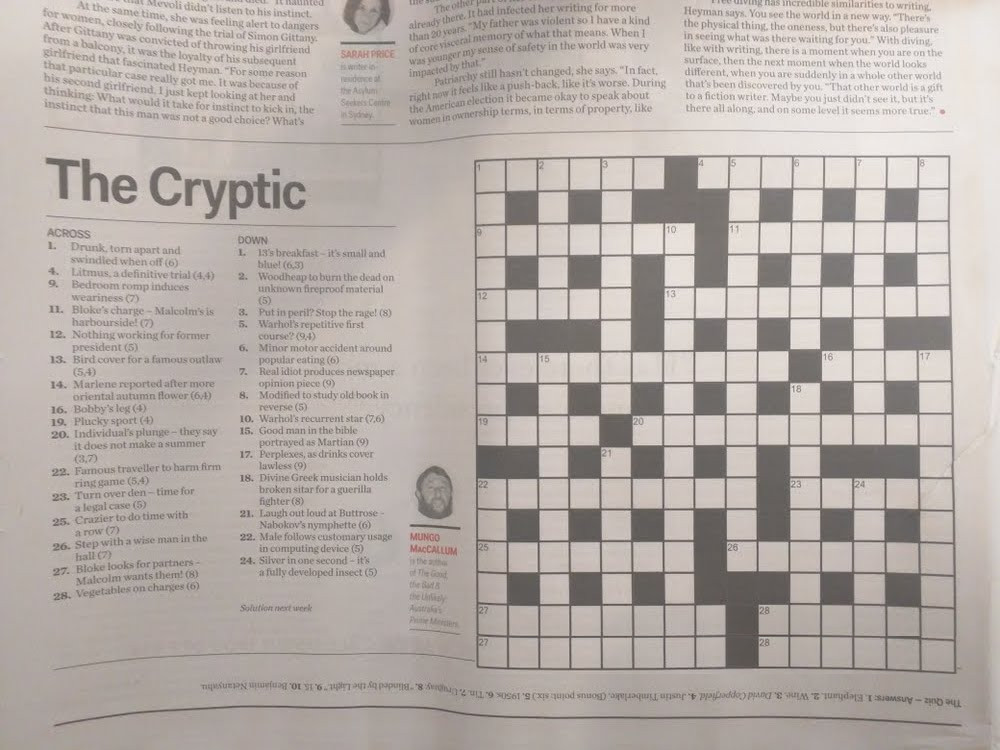
#> input picture src/test_data/in0.jpg, 1000 x 750 px; its folder holds only this picture in this run
$ python -i crossword_extractor.py   (imports and definitions only)
#> lines starting #> are read from the running program, lines starting #| are printed output that depends on the picture; after the words box and inside, x2 and y2 are one past the last pixel; in counts of white or black regions, pixels touching at a corner belong together
import Algorithmia
import base64
import cv2
import numpy as np
import math

debug = False

def set_debug():
    global debug
    debug = True

show_count = 0
# helper to display an image if debug is true
def show(input):
    global show_count
    if not debug:
        return
    cv2.imwrite("tmp/tmp" + str(show_count) + ".png", input)
    show_count = show_count + 1

# helper to convert an angle (in radians) to [-pi, pi)
def principal_angle(angle):
    tmp = math.fmod(angle, 2 * math.pi) # (-2pi, 2pi)
    if tmp < 0:
        tmp += 2 * math.pi
    # [0, 2pi)
    return math.fmod(tmp + math.pi, 2 * math.pi) - math.pi # [-pi, pi)

# helper to threshold an image
def do_threshold(input):
    return cv2.adaptiveThreshold(
            input, 255., cv2.ADAPTIVE_THRESH_MEAN_C, cv2.THRESH_BINARY, 101, 20)
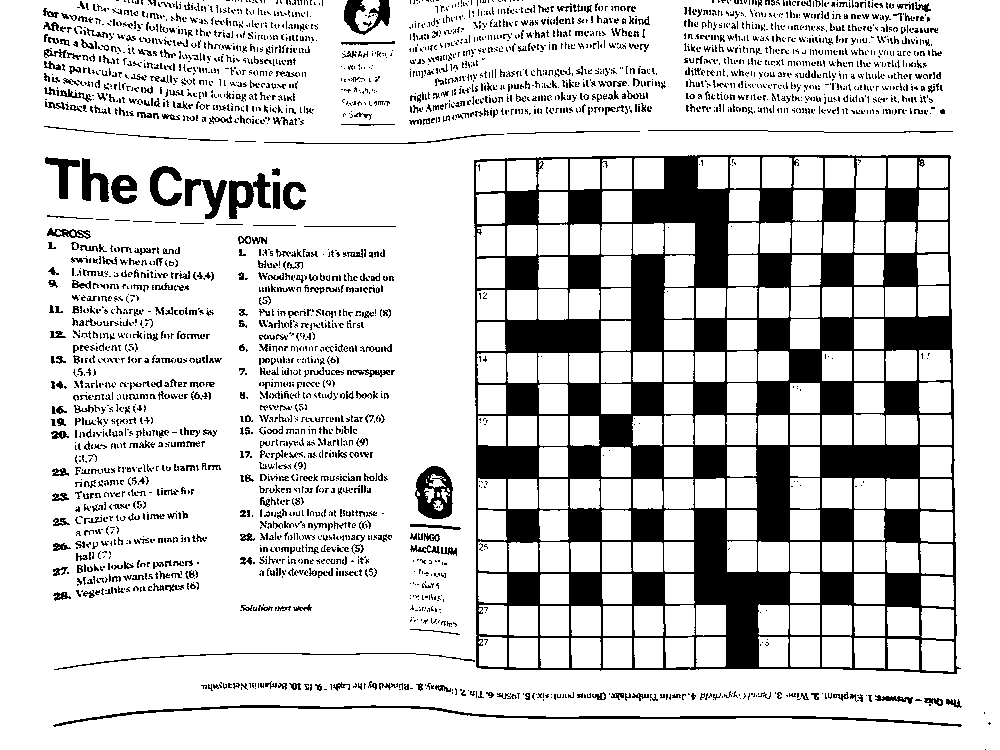
#> returned value: shape (750, 1000); 81.8% white; 3347 black regions (2815 under 20 px), largest, box (x1, y1, x2, y2) and area: (474, 155, 961, 674) 87525, (53, 705, 962, 727) 2276, (415, 466, 453, 519) 1230

# gets the rotation angle using hough transform (works best with a single big rectangle, like a mask)
def get_angle_hough(input):
    edge = cv2.Canny(input, 50, 200)

    thresh = 0
    while True:
        thresh += 10
        lines = cv2.HoughLines(edge, 5, math.pi/180, thresh)
        # TODO: Failing here (lines is none)
        if len(lines) <= 10:
            break

    angles = 0.
    angle_count = 0
    for thingo in lines:
        rho = thingo[0][0]
        theta = thingo[0][1]
        pang = principal_angle(theta) # (-pi, pi)
        if pang < -math.pi / 2:
            pang += math.pi
        if pang > math.pi / 2:
            pang -= math.pi
        # (-pi/2, pi/2)
        if pang < math.pi / 4 and pang > -math.pi/4:
            angles += pang
            angle_count += 1

    rot_angle_rad = angles / float(angle_count)
    rot_angle_deg = rot_angle_rad * 180. / math.pi
    return rot_angle_deg

# helper to rotate by an angle (in degrees)
def rotate(input, angle):
    midr = input.shape[0] / 2
    midc = input.shape[1] / 2
    # Actually rotate the input
    rot = cv2.getRotationMatrix2D((midc, midr), angle, 1.)
    return cv2.warpAffine(input, rot, (input.shape[1], input.shape[0]))

# crossword mask
def get_cw_mask(input):
    filled = input.copy()
    filled = do_threshold(filled)
    # Fill from all corners
    ini = 1

    col = (0, 0, 0)
    mask = np.zeros((filled.shape[0] + 2, filled.shape[1] + 2), np.uint8)
    cv2.floodFill(filled, mask, (ini,ini), col)
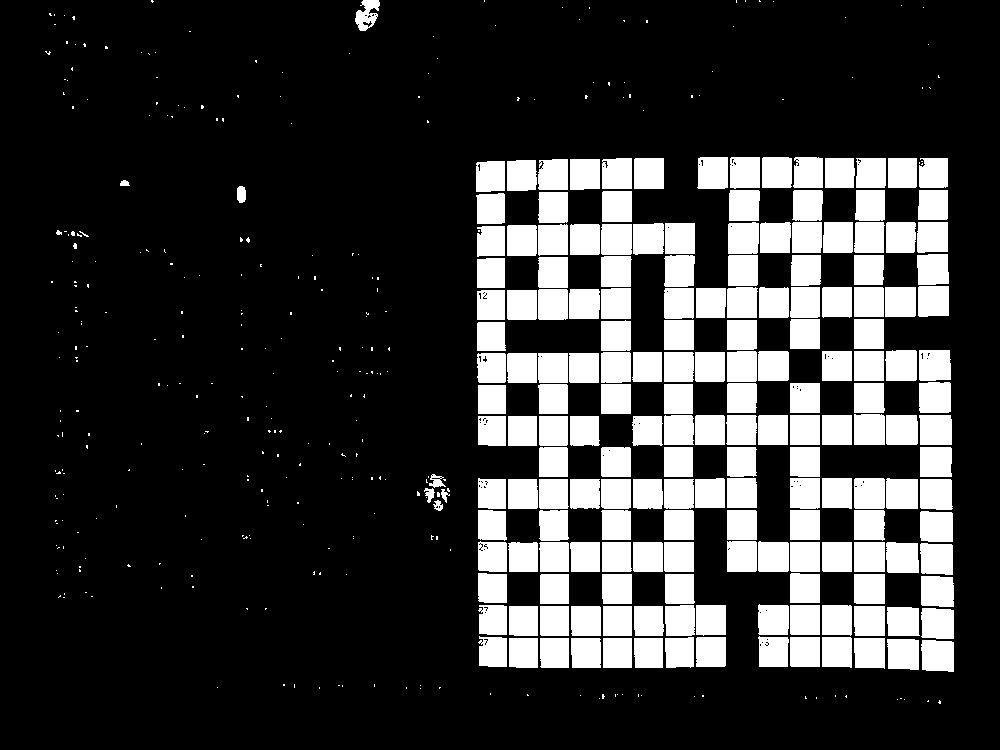
#> filled: shape (750, 1000); 21.3% white; 469 white regions (285 under 20 px), largest, box (x1, y1, x2, y2) and area: (920, 511, 953, 542) 986, (921, 576, 954, 607) 982, (920, 543, 953, 575) 981
    cv2.floodFill(filled, mask, (filled.shape[1] - ini,ini), col)
    cv2.floodFill(filled, mask, (filled.shape[1] - ini,filled.shape[0] - ini), col)
    cv2.floodFill(filled, mask, (ini,filled.shape[0] - ini), col)
    show(mask*255)
    # Find average white pixel
    tr = 0
    tc = 0
    locs = np.nonzero(filled)
#> locs = 159929 positions, rows 0 to 703, columns 45 to 953
    nlocs = len(locs[0])
#> nlocs = 159929
    for i in range(nlocs):
      tc += locs[1][i]
      tr += locs[0][i]
#> this loop made 159929 passes
#> (tc, tr) on passes 1 to 3: (151, 0), (303, 0), (666, 0)
#> after the loop, tc = 113534356; tr = 66435404
    center = (int(float(tc) / float(nlocs)), int(float(tr) / float(nlocs)))
#> center = (709, 415)

    oldmask = mask.copy()

    bc = (255, 255, 255)
    cv2.floodFill(filled, mask, center, (255, 0, 0), bc, bc)
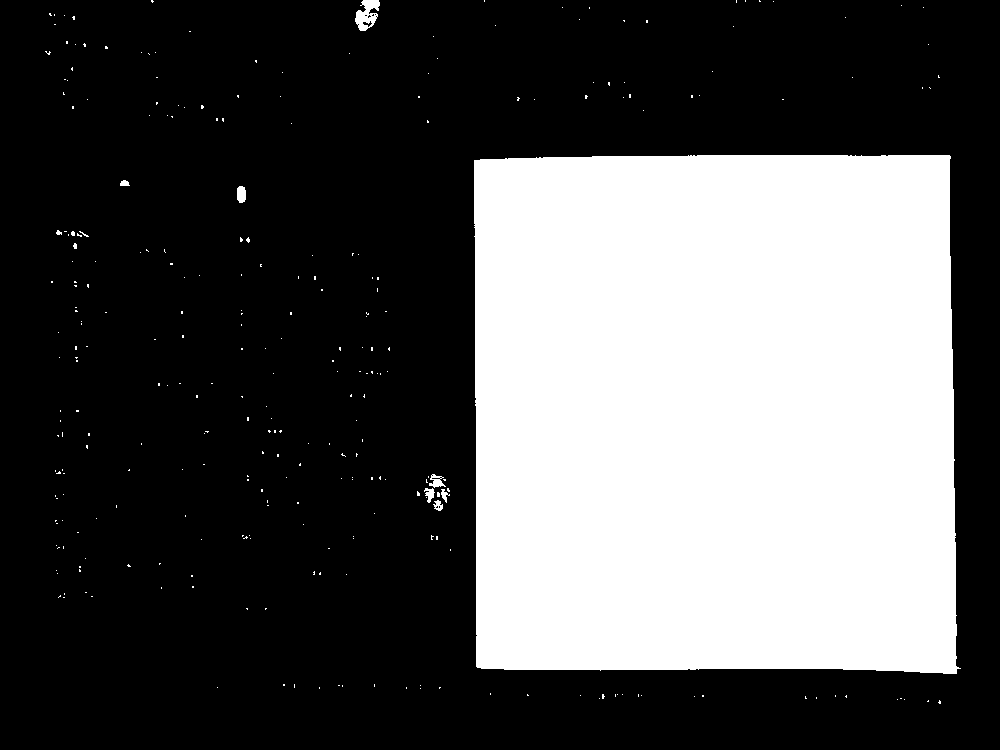
#> filled: shape (750, 1000); 33% white; 290 white regions (281 under 20 px), largest, box (x1, y1, x2, y2) and area: (474, 155, 961, 674) 245684, (355, 0, 380, 31) 461, (237, 186, 246, 203) 134
    mask -= oldmask

    show(mask*255)

    # The mask can have bits sticking out of it, if lines intersected with the crossword. We start
    # by median blurring to "cut" the lines.
    mask = cv2.medianBlur(mask, 51)[1:1+input.shape[0], 1:1+input.shape[1]]

    # But if some of the lines went into big, thick things, they'll still be part of the mask.
    # Therefore we fill out from the center point again.
    outputMask = np.zeros((filled.shape[0] + 2, filled.shape[1] + 2), np.uint8)
    cv2.floodFill(mask, outputMask, center, (255, 255, 255))
#> mask: shape (750, 1000); 32.6% white; 1 white region, box (x1, y1, x2, y2) and area: (474, 155, 957, 673) 244664

    outputMask = outputMask[1:1+input.shape[0], 1:1+input.shape[1]]

    show(outputMask*255)

    return np.uint8(outputMask*255)

# orthogonal truncated crossword
def get_cw_orth_trunc(input):
    mask = get_cw_mask(input)

    # get angle and rotate appropriately
    angle = get_angle_hough(mask)
#> in get_angle_hough, `edge = cv2.Canny(input, 50, 200)`:
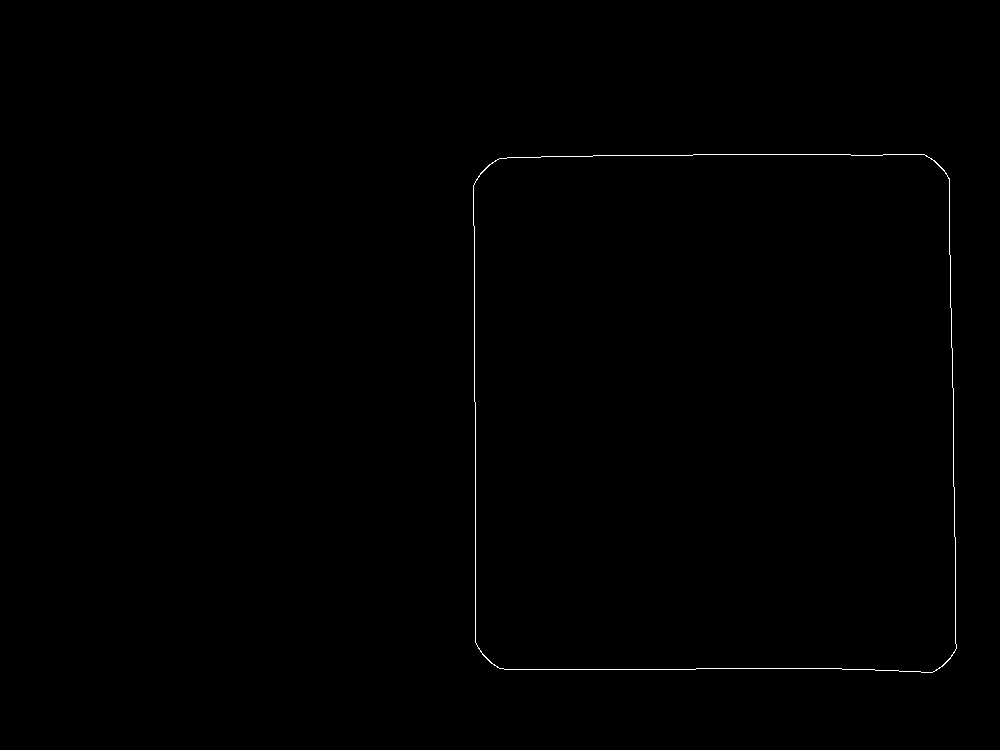
#> edge: shape (750, 1000); 0.26% white in thin lines or dots, all inside (x1, y1, x2, y2) = (473, 154, 957, 673)
#> after the loop in get_angle_hough, `while True:`: thresh = 240
#> the loop in get_angle_hough, `for thingo in lines:` made 10 passes
#> (rho, theta, tmp in principal_angle, pang, angles) on passes 1, 2, 8, 9, 10: (-945, 3.12, 3.12, -0.0175, -0.0175), (475, 0, 0, 0, -0.0175), (955, 0, 0, 0, -0.0175), (-940, 3.11, 3.11, -0.0349, -0.0524), (-465, 3.12, 3.12, -0.0175, -0.0698)
#> after the loop in get_angle_hough, `for thingo in lines:`: angle_count = 5; angles = -0.0698
#> in get_angle_hough, `rot_angle_rad = angles / float(angle_count)`: rot_angle_rad = -0.014
#> in get_angle_hough, `rot_angle_deg = rot_angle_rad * 180. / math.pi`: rot_angle_deg = -0.8
#> angle = -0.8
    mask = rotate(mask, angle)
#> in rotate, `rot = cv2.getRotationMatrix2D((midc, midr), angle, 1.)`: rot = [[1, -0.014, 5.28], [0.014, 1, -6.94]]
    input = rotate(input, angle)

    whites = cv2.findNonZero(mask)
#> whites = contour of 245628 points, box (x1, y1, x2, y2) (472, 157, 954, 679), area 10740
    rect = cv2.boundingRect(whites)
#> rect = (472, 157, 482, 522)
    return input[rect[1]:rect[1]+rect[3], rect[0]:rect[0]+rect[2]]
#> returned value: shape (522, 482)
#> in do_threshold (call 2), `return cv2.adaptiveThreshold( input, 255., cv2.ADAPTIVE_THRESH_MEAN_C,..`:
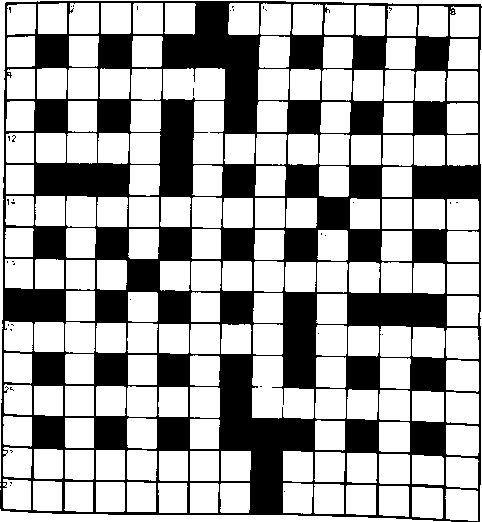
#> returned value: shape (522, 482); 65.3% white; 38 black regions (37 under 20 px), largest, box (x1, y1, x2, y2) and area: (0, 1, 482, 522) 87116

# get grid row count
def get_grid_row_count(input):
    tmp = cv2.Canny(input, 50, 200)
#> tmp: shape (482, 522); 7.1% white in thin lines or dots
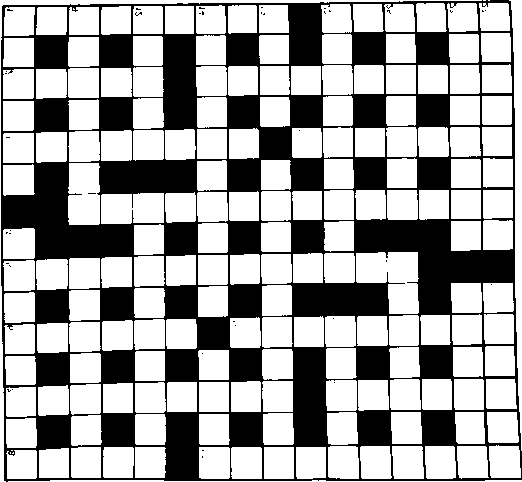
#> input: shape (482, 522); 65.3% white; 38 black regions (37 under 20 px), largest, box (x1, y1, x2, y2) and area: (1, 0, 522, 482) 87116

    # get line spacings
    mx = input.shape[0] + 1
    real_mx = 0
    real_mn = 10000000
    vals = np.zeros(mx)

    first = True
    lines = []
    thresh = 0
    while first or len(lines) > 100:
        first = False
        thresh += 10
        lines = cv2.HoughLines(tmp, 5, math.pi/180, thresh, 0, 0)
#> after the loop, thresh = 290

    deb = input.copy()
    for thingo in lines:
        theta = thingo[0][1]
        rho = abs(thingo[0][0])
        # only take things that are within the image and vaguely horizontal
        if rho >= mx or abs(math.cos(theta)) >= 0.1:
            continue

        # Get the closest point on the line to the origin
        a = math.cos(theta)
        b = math.sin(theta)
        x0 = a * rho
        y0 = b * rho
        # The line is given by (x0, y0) + c * (-b, a), where c is real.
        # We want to find the point in the middle of the image horizontally.
        # x0 - c * b = cols / 2, so c = (x0 - cols / 2) / b
        ycenter = int(y0 + ((x0 - input.shape[1] / 2) / b) * a)
        if ycenter >= mx or ycenter < 0:
            continue
        vals[ycenter] += 1
        real_mx = max(real_mx, ycenter)
        real_mn = min(real_mn, ycenter)

        if debug:
            pt1 = (int(x0 + 1000*-b), int(y0 + 1000*a))
            pt2 = (int(x0 - 1000*(-b)), int(y0 - 1000*a))
            cv2.line(deb, pt1, pt2, (0, 0, 255), 1)
#> this loop made 97 passes
#> (thingo, theta, rho, a, b, x0, y0, ycenter) on passes 1, 2, 4, 6, 7, 8, 9: ([[385, 1.55]], 1.55, 385, 0.0175, 1, 6.72, 384.9, 380), ([[195, 1.55]], 1.55, 195, 0.0175, 1, 3.4, 195, 190), ([[100, 1.55]], 1.55, 100, 0.0175, 1, 1.75, 99.98, 95), ([[415, 1.55]], 1.55, 415, 0.0175, 1, 7.24, 414.9, 410), ([[70, 1.55]], 1.55, 70, 0.0175, 1, 1.22, 69.99, 65), ([[320, 1.55]], 1.55, 320, 0.0175, 1, 5.58, 320, 315), ([[225, 1.55]], 1.55, 225, 0.0175, 1, 3.93, 225, 220)
#> after the loop, vals = 483 values, max 3 at index 65, min 0 at index 0, mean 0.0932

    show(deb)

    mags = np.absolute(np.fft.fft(vals[real_mn:real_mx+1]))
#> mags = 476 values, max 45 at index 0, min 0.158 at index 116, mean 6.87
    thresh = np.max(mags) / 2
#> thresh = 22.5
    # take the first peak after fst that's over the threshold
    fst = 9
    last = mags[fst]
#> last = 6.7
    for i in range(fst + 1, len(mags)):
        ti = mags[i]
        if ti < last and last > thresh:
            return i - 1
        last = ti
#> this loop made 7 passes
#> (ti, last) on passes 1 to 6: (4.44, 4.44), (5.07, 5.07), (0.528, 0.528), (8.95, 8.95), (6.28, 6.28), (40.05, 40.05)
    raise Exception("Failed to get grid count")

def is_black_square(input, row_count, col_count, row, col):
    spr = float(input.shape[0]) / float(row_count);
    spc = float(input.shape[1]) / float(col_count);
    # get actual row/col pixel
    r = int(float(row) * spr + spr / 2);
    c = int(float(col) * spc + spc / 2);

    dimr = int(spr/4)
    dimc = int(spc/4)
    left = max(0, c - dimc)
    top = max(0, r - dimr)
    width = min(input.shape[1] - left, 2 * dimc)
    height = min(input.shape[0] - top, 2 * dimr)
    masked = input[top:top+height, left:left+width]
    whites = np.nonzero(masked)
    return len(whites[0]) < width * height / 2

def get_grid(input):
    show(input)
    cw = get_cw_orth_trunc(input)

    cw = cw.copy()
    cw = do_threshold(cw)
    show(cw)

    width = get_grid_row_count(cv2.transpose(cw))
#> width = 15
    height = get_grid_row_count(cw)
#> in get_grid_row_count (call 2), `tmp = cv2.Canny(input, 50, 200)`:
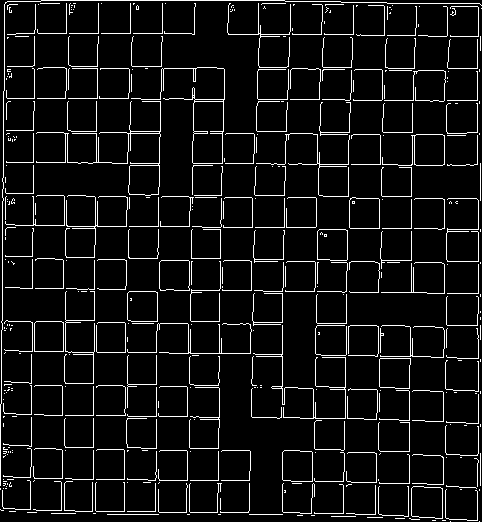
#> tmp: shape (522, 482); 7.1% white in thin lines or dots
#> after the loop in get_grid_row_count (call 2), `while first or len(lines) > 100:`: thresh = 280
#> the loop in get_grid_row_count (call 2), `for thingo in lines:` made 99 passes
#> thingo on passes 30 to 37: [[380, 0]], [[475, 1.59]], [[65, 1.59]], [[450, 0.0175]], [[130, 1.59]], [[355, 0.0349]], [[70, 1.57]], [[195, 1.57]]
#> the loop in get_grid_row_count, `for i in range(fst + 1, len(mags)):` made 8 passes

    black = [[is_black_square(cw, height, width, r, c) for c in range(width)] for r in range(height)]
    return (black, width, height)

# [16 lines left out: function apply, not called in this run]

>>> import cv2
>>> picture = cv2.imread('test_data/in0.jpg', cv2.IMREAD_GRAYSCALE)
>>> result = get_grid(picture)
